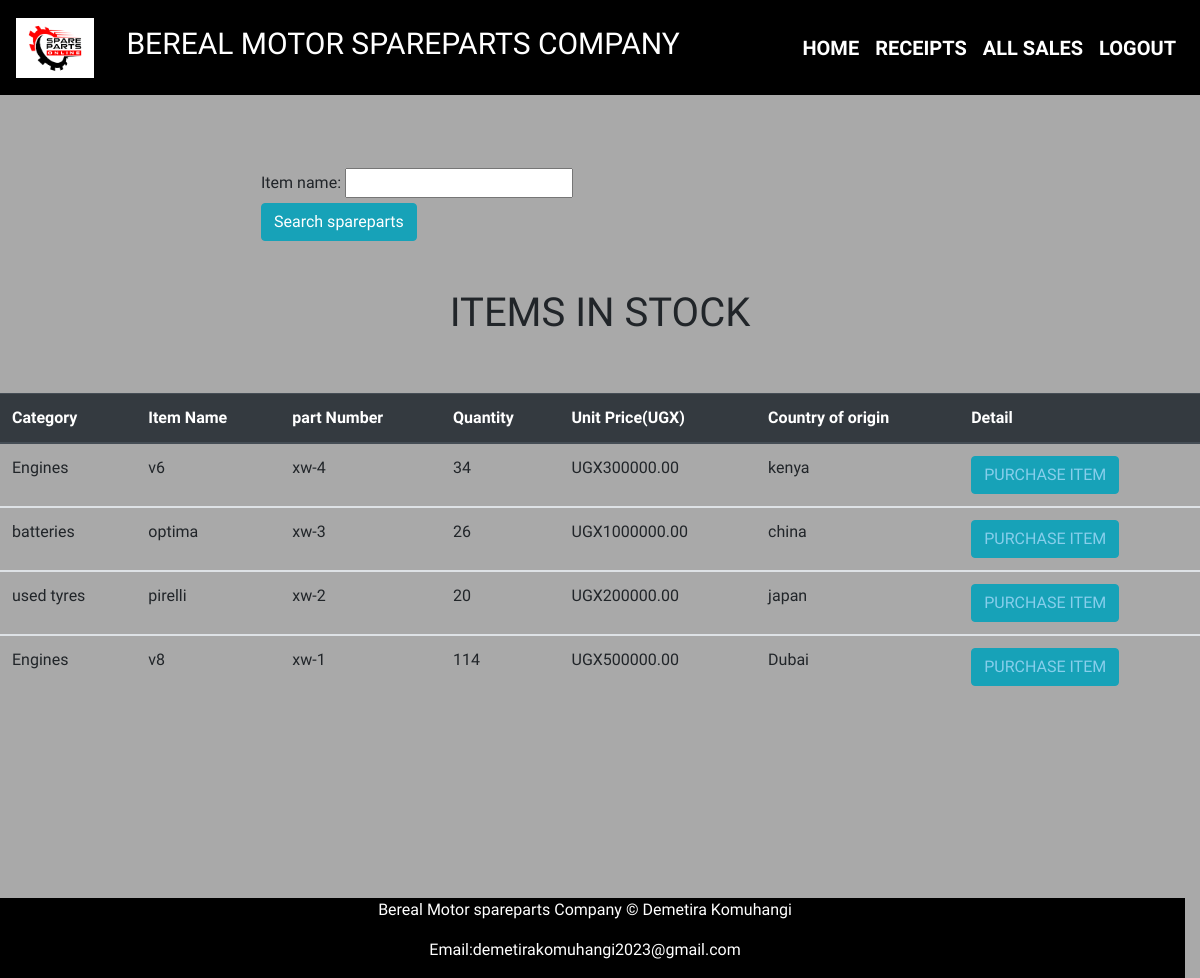
Page /home (signed in) on the earlier database version.
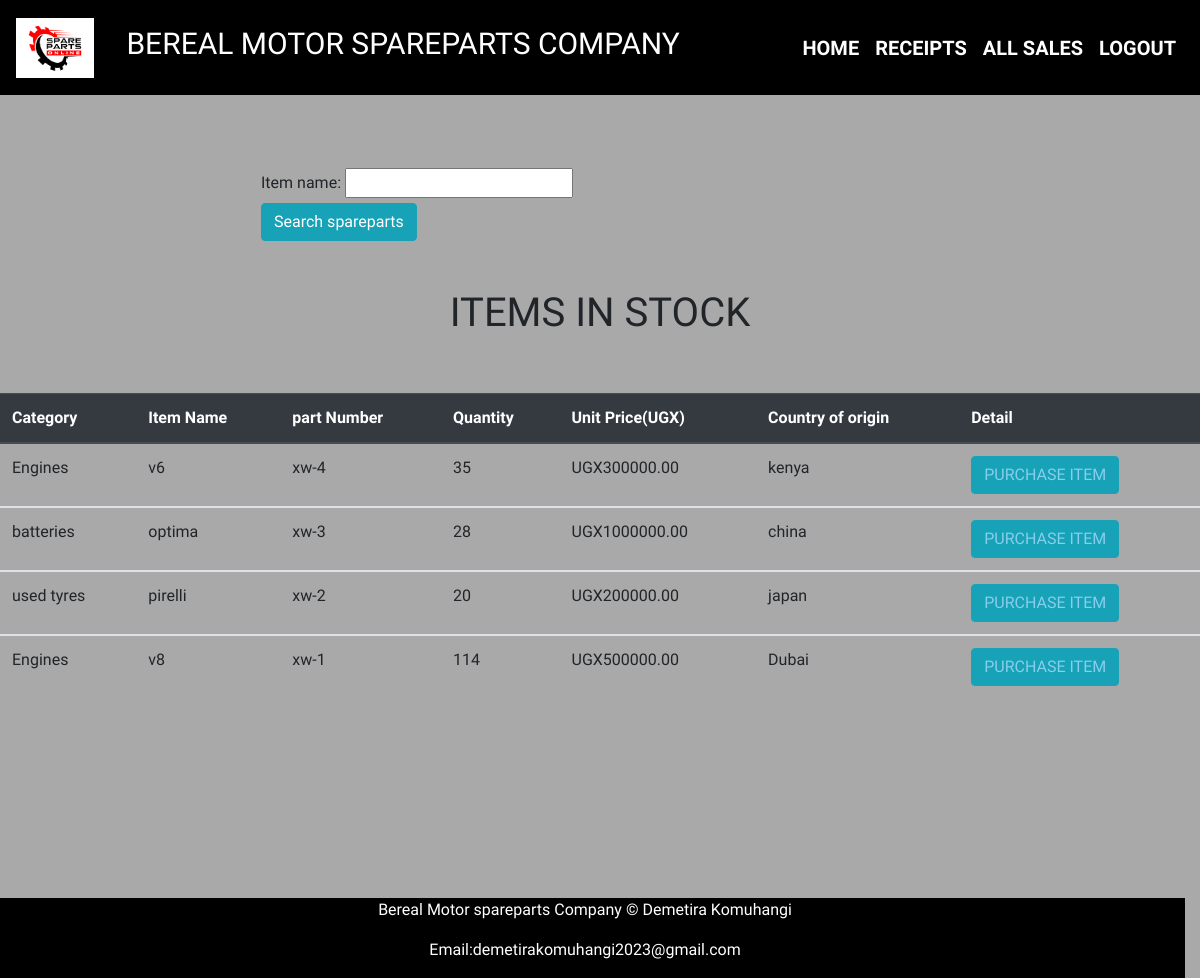
Same page on the later database version.
### Myapplication/models.py (models this page shows, shortened)
class Product(models.Model):
    category_name = models.ForeignKey(Category, on_delete=models.CASCADE, null=False, blank=False)
    item_name = models.CharField(max_length=50, null=False, blank=False)
    country_of_origin = models.CharField(max_length=50, null=False, blank=False)  # Changed to CharField
    total_quantity = models.IntegerField(default=0,null=False, blank=False)
    issued_quantity = models.IntegerField(default=0,null=False, blank=False)
    received_quantity = models.IntegerField(default=0,null=False, blank=False)
    unit_price = models.DecimalField(max_digits=10, decimal_places=2, null=False, blank=False)  # Changed to DecimalField

class Category(models.Model):
    name = models.CharField(max_length=50, null=False, blank=False)
    def __str__(self):
        return self.name

### Myapplication/views.py (the view)
# urls.py: path('home', views.home, name='home'),
@login_required
def home(request):
    products = Product.objects.all().order_by('-id')
    product_filters = ProductFilter(request.GET,queryset = products)
    products = product_filters.qs
    return render(request,'Demi/home.html',{'products':products,'product_filters':product_filters})

### templates/Demi/home.html (shortened to what this page needs)
{% extends 'Demi/base.html' %}
{% block content %}
{% load static %}
<br><br><br><br><br><br><br>
  <div class = "container">
    <form action = "" method = "GET" style="margin-right: 450px;">
      {{product_filters.form}}
      <input type = "submit"
      value = "Search spareparts"
      class="btn btn-info btn"/>
    </form>
  </div>
  <br><br>
  <div class = "container">
    <h1 class= "text-center">ITEMS IN STOCK</h1>
    </div>
    <br>
  <br>
  <table class="table">
    <thead class="thead-dark">
      <tr>
        <th scope="col">Category</th>
        <th scope="col">Item Name</th>
        <th scope="col">part Number</th>
        <th scope="col">Quantity</th>
        <th scope="col">Unit Price(UGX)</th>
        <th scope = "col">Country of origin</th>
        <th scope = "col">Detail</th>
      </tr>
    </thead>
    {% for product in products %}
    <tbody>
      <tr>
        <td>{{product.category_name}}</td>
        <td>{{product.item_name}}</td>
        <td>xw-{{product.id}}</td>
        <td>{{product.total_quantity}}</td>
        <td>UGX{{product.unit_price}}</td>
        <td>{{product.country_of_origin}}</td>
        <td>
          <a href ="{% url 'product_detail' product.id %}"><input type="submit"value="PURCHASE ITEM"
                class="btn btn-info btn" style="color: skyblue;"
                type="button"
            /></a></td>
      </tr>
    </tbody>
    {% endfor %}
  </table>
  <br><br><br><br><br><br><br><br><br>
{% endblock %}

Differences in the rows shown:
changed Product "kenya": total_quantity "34" → "35"
changed Product "optima": total_quantity "26" → "28"
